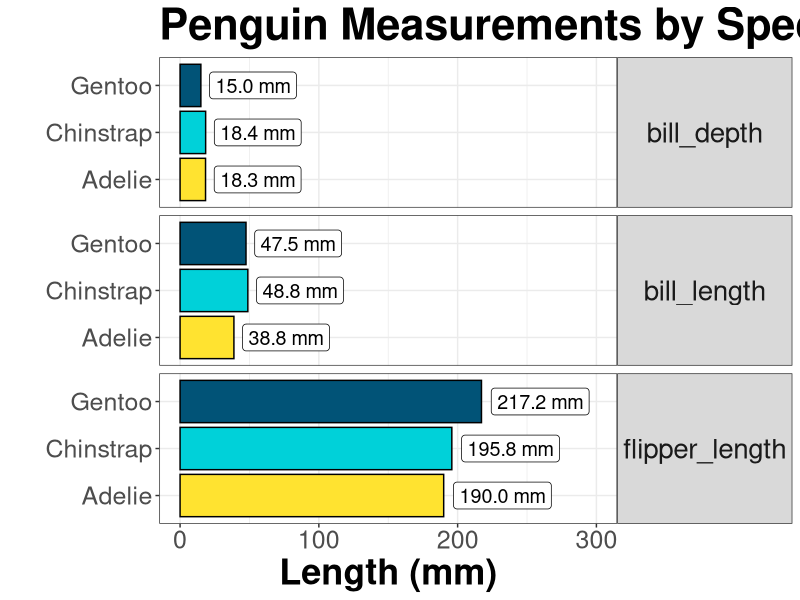

Generate this figure with R:
## ---- chunk 1
library(tidyverse)

palmerpenguins::penguins %>%
  group_by(species) %>%
  summarise(across(starts_with('fli'), ~ scales::number(mean(.x, na.rm = TRUE),.1))) %>%
  knitr::kable(caption='Penguin Measurements by Species')
## ---- chunk 2
#| fig-align: "center"
palmerpenguins::penguins %>%
  group_by(species) %>%
  summarise(across(ends_with('mm'), ~ mean(.x, na.rm = TRUE))) %>%
  pivot_longer(2:4) %>%
  mutate(name=str_sub(name,1,-4)) %>%
  ggplot(aes(x=value,y=species,fill=species,label=scales::number(value,.1,suffix=' mm'))) +
  geom_col(position = 'dodge',color='black') +
  geom_label(fill='white',hjust=-.1,size=5) +
  facet_grid(name~.,scales = 'free_y') +
  scale_fill_manual(values = c('#FFE330','#00D1D9','#015377')) +
  theme_bw() +
  scale_x_continuous(limits = c(0,300)) +
  labs(title='Penguin Measurements by Species',
       x='Length (mm)',y='') +
  theme(legend.position = 'None',
        strip.text.y = element_text(angle=0,size=20),
        axis.text = element_text(size=18),
        axis.text.x = element_text(size = 18),
        axis.text.y = element_text(size=18),
        title = element_text(face='bold',size=26))
